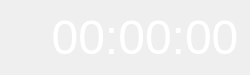
<?xml version="1.0" encoding="UTF-8"?>
<ui version="4.0">
 <class>ScreenTimerClass</class>
 <widget class="QMainWindow" name="ScreenTimerClass">
  <property name="geometry">
   <rect>
    <x>0</x>
    <y>0</y>
    <width>250</width>
    <height>75</height>
   </rect>
  </property>
  <property name="sizePolicy">
   <sizepolicy hsizetype="Fixed" vsizetype="Fixed">
    <horstretch>0</horstretch>
    <verstretch>0</verstretch>
   </sizepolicy>
  </property>
  <property name="minimumSize">
   <size>
    <width>250</width>
    <height>75</height>
   </size>
  </property>
  <property name="maximumSize">
   <size>
    <width>250</width>
    <height>75</height>
   </size>
  </property>
  <property name="windowTitle">
   <string/>
  </property>
  <widget class="QWidget" name="centralWidget">
   <property name="sizePolicy">
    <sizepolicy hsizetype="Fixed" vsizetype="Fixed">
     <horstretch>0</horstretch>
     <verstretch>0</verstretch>
    </sizepolicy>
   </property>
   <property name="minimumSize">
    <size>
     <width>250</width>
     <height>75</height>
    </size>
   </property>
   <property name="maximumSize">
    <size>
     <width>250</width>
     <height>75</height>
    </size>
   </property>
   <layout class="QHBoxLayout" name="horizontalLayout">
    <property name="spacing">
     <number>0</number>
    </property>
    <property name="leftMargin">
     <number>0</number>
    </property>
    <property name="topMargin">
     <number>0</number>
    </property>
    <property name="rightMargin">
     <number>0</number>
    </property>
    <property name="bottomMargin">
     <number>0</number>
    </property>
    <item>
     <layout class="QVBoxLayout" name="verticalLayout_2">
      <property name="spacing">
       <number>0</number>
      </property>
      <property name="sizeConstraint">
       <enum>QLayout::SetNoConstraint</enum>
      </property>
      <item alignment="Qt::AlignHCenter">
       <widget class="QPushButton" name="xBtn">
        <property name="sizePolicy">
         <sizepolicy hsizetype="Fixed" vsizetype="Fixed">
          <horstretch>0</horstretch>
          <verstretch>0</verstretch>
         </sizepolicy>
        </property>
        <property name="minimumSize">
         <size>
          <width>25</width>
          <height>25</height>
         </size>
        </property>
        <property name="maximumSize">
         <size>
          <width>25</width>
          <height>25</height>
         </size>
        </property>
        <property name="styleSheet">
         <string notr="true">QPushButton#xBtn{
border: none;
}
QPushButton:hover:pressed#xBtn{
border-width: 2px;
border-color: rgba(255,0,0,125);
border-style: solid;
border-radius: 10px;
background-color: rgba(255,0,0,125);
}
QPushButton:hover:!pressed#xBtn{
border-width: 1px;
border-color: rgba(255,0,0,75);
border-style: solid;
border-radius: 10px;
background-color: rgba(255,0,0,75);
}</string>
        </property>
        <property name="text">
         <string/>
        </property>
       </widget>
      </item>
      <item alignment="Qt::AlignHCenter">
       <widget class="QPushButton" name="sBtn">
        <property name="sizePolicy">
         <sizepolicy hsizetype="Fixed" vsizetype="Fixed">
          <horstretch>0</horstretch>
          <verstretch>0</verstretch>
         </sizepolicy>
        </property>
        <property name="minimumSize">
         <size>
          <width>25</width>
          <height>25</height>
         </size>
        </property>
        <property name="maximumSize">
         <size>
          <width>25</width>
          <height>25</height>
         </size>
        </property>
        <property name="styleSheet">
         <string notr="true">QPushButton#sBtn{
border:none
}
QPushButton:hover:pressed#sBtn{
border-width: 2px;
border-color: rgba(0,255,0,125);
border-style: solid;
border-radius: 10px;
background-color: rgba(0,255,0,125);
}
QPushButton:hover:!pressed#sBtn{
border-width: 1px;
border-color: rgba(0,255,0,75);
border-style: solid;
border-radius: 10px;
background-color: rgba(0,255,0,75);
}</string>
        </property>
        <property name="text">
         <string/>
        </property>
       </widget>
      </item>
      <item alignment="Qt::AlignHCenter">
       <widget class="QPushButton" name="rBtn">
        <property name="sizePolicy">
         <sizepolicy hsizetype="Fixed" vsizetype="Fixed">
          <horstretch>0</horstretch>
          <verstretch>0</verstretch>
         </sizepolicy>
        </property>
        <property name="minimumSize">
         <size>
          <width>25</width>
          <height>25</height>
         </size>
        </property>
        <property name="maximumSize">
         <size>
          <width>25</width>
          <height>25</height>
         </size>
        </property>
        <property name="styleSheet">
         <string notr="true">QPushButton#rBtn{
border:none;
}
QPushButton:hover:pressed#rBtn{
border-width: 2px;
border-color: rgba(0,0,255,125);
border-style: solid;
border-radius: 10px;
background-color: rgba(0,0,255,125);
}
QPushButton:hover:!pressed#rBtn{
border-width: 1px;
border-color:  rgba(0,0,255,75);
border-style: solid;
border-radius: 10px;
background-color: rgba(0,0,255,75);
}</string>
        </property>
        <property name="text">
         <string/>
        </property>
       </widget>
      </item>
     </layout>
    </item>
    <item>
     <widget class="QStackedWidget" name="stackedWidget">
      <property name="sizePolicy">
       <sizepolicy hsizetype="Fixed" vsizetype="Fixed">
        <horstretch>0</horstretch>
        <verstretch>0</verstretch>
       </sizepolicy>
      </property>
      <property name="minimumSize">
       <size>
        <width>210</width>
        <height>75</height>
       </size>
      </property>
      <property name="maximumSize">
       <size>
        <width>210</width>
        <height>75</height>
       </size>
      </property>
      <property name="currentIndex">
       <number>0</number>
      </property>
      <widget class="QWidget" name="page">
       <property name="sizePolicy">
        <sizepolicy hsizetype="Fixed" vsizetype="Fixed">
         <horstretch>0</horstretch>
         <verstretch>0</verstretch>
        </sizepolicy>
       </property>
       <property name="minimumSize">
        <size>
         <width>210</width>
         <height>75</height>
        </size>
       </property>
       <property name="maximumSize">
        <size>
         <width>210</width>
         <height>75</height>
        </size>
       </property>
       <layout class="QHBoxLayout" name="horizontalLayout_2">
        <property name="spacing">
         <number>0</number>
        </property>
        <property name="leftMargin">
         <number>0</number>
        </property>
        <property name="topMargin">
         <number>0</number>
        </property>
        <property name="rightMargin">
         <number>0</number>
        </property>
        <property name="bottomMargin">
         <number>0</number>
        </property>
        <item>
         <widget class="QLabel" name="label">
          <property name="sizePolicy">
           <sizepolicy hsizetype="Fixed" vsizetype="Fixed">
            <horstretch>0</horstretch>
            <verstretch>0</verstretch>
           </sizepolicy>
          </property>
          <property name="minimumSize">
           <size>
            <width>210</width>
            <height>75</height>
           </size>
          </property>
          <property name="maximumSize">
           <size>
            <width>210</width>
            <height>75</height>
           </size>
          </property>
          <property name="text">
           <string>&lt;html&gt;&lt;head/&gt;&lt;body&gt;&lt;p&gt;&lt;span style=&quot; font-size:36pt; color:#ffffff;&quot;&gt;00:00:00&lt;/span&gt;&lt;/p&gt;&lt;/body&gt;&lt;/html&gt;</string>
          </property>
          <property name="alignment">
           <set>Qt::AlignCenter</set>
          </property>
         </widget>
        </item>
       </layout>
      </widget>
      <widget class="QWidget" name="page_2">
       <property name="sizePolicy">
        <sizepolicy hsizetype="Fixed" vsizetype="Fixed">
         <horstretch>0</horstretch>
         <verstretch>0</verstretch>
        </sizepolicy>
       </property>
       <property name="minimumSize">
        <size>
         <width>210</width>
         <height>75</height>
        </size>
       </property>
       <property name="maximumSize">
        <size>
         <width>210</width>
         <height>75</height>
        </size>
       </property>
       <layout class="QHBoxLayout" name="horizontalLayout_3">
        <property name="spacing">
         <number>0</number>
        </property>
        <property name="leftMargin">
         <number>0</number>
        </property>
        <property name="topMargin">
         <number>0</number>
        </property>
        <property name="rightMargin">
         <number>0</number>
        </property>
        <property name="bottomMargin">
         <number>0</number>
        </property>
        <item>
         <widget class="QLabel" name="Hlabel1">
          <property name="sizePolicy">
           <sizepolicy hsizetype="Fixed" vsizetype="Fixed">
            <horstretch>0</horstretch>
            <verstretch>0</verstretch>
           </sizepolicy>
          </property>
          <property name="minimumSize">
           <size>
            <width>30</width>
            <height>75</height>
           </size>
          </property>
          <property name="maximumSize">
           <size>
            <width>30</width>
            <height>75</height>
           </size>
          </property>
          <property name="text">
           <string>&lt;html&gt;&lt;head/&gt;&lt;body&gt;&lt;p&gt;&lt;span style=&quot; font-size:36pt; color:#ffffff;&quot;&gt;0&lt;/span&gt;&lt;/p&gt;&lt;/body&gt;&lt;/html&gt;</string>
          </property>
          <property name="alignment">
           <set>Qt::AlignCenter</set>
          </property>
         </widget>
        </item>
        <item>
         <widget class="QLabel" name="Hlabel2">
          <property name="sizePolicy">
           <sizepolicy hsizetype="Fixed" vsizetype="Fixed">
            <horstretch>0</horstretch>
            <verstretch>0</verstretch>
           </sizepolicy>
          </property>
          <property name="minimumSize">
           <size>
            <width>30</width>
            <height>75</height>
           </size>
          </property>
          <property name="maximumSize">
           <size>
            <width>30</width>
            <height>75</height>
           </size>
          </property>
          <property name="text">
           <string>&lt;html&gt;&lt;head/&gt;&lt;body&gt;&lt;p&gt;&lt;span style=&quot; font-size:36pt; color:#ffffff;&quot;&gt;0&lt;/span&gt;&lt;/p&gt;&lt;/body&gt;&lt;/html&gt;</string>
          </property>
          <property name="alignment">
           <set>Qt::AlignCenter</set>
          </property>
         </widget>
        </item>
        <item>
         <widget class="QLabel" name="label_7">
          <property name="sizePolicy">
           <sizepolicy hsizetype="Fixed" vsizetype="Fixed">
            <horstretch>0</horstretch>
            <verstretch>0</verstretch>
           </sizepolicy>
          </property>
          <property name="minimumSize">
           <size>
            <width>10</width>
            <height>75</height>
           </size>
          </property>
          <property name="maximumSize">
           <size>
            <width>10</width>
            <height>75</height>
           </size>
          </property>
          <property name="text">
           <string>&lt;html&gt;&lt;head/&gt;&lt;body&gt;&lt;p&gt;&lt;span style=&quot; font-size:36pt; color:#ffffff;&quot;&gt;:&lt;/span&gt;&lt;/p&gt;&lt;/body&gt;&lt;/html&gt;</string>
          </property>
          <property name="alignment">
           <set>Qt::AlignCenter</set>
          </property>
         </widget>
        </item>
        <item>
         <widget class="QLabel" name="Mlabel1">
          <property name="sizePolicy">
           <sizepolicy hsizetype="Fixed" vsizetype="Fixed">
            <horstretch>0</horstretch>
            <verstretch>0</verstretch>
           </sizepolicy>
          </property>
          <property name="minimumSize">
           <size>
            <width>30</width>
            <height>75</height>
           </size>
          </property>
          <property name="maximumSize">
           <size>
            <width>30</width>
            <height>75</height>
           </size>
          </property>
          <property name="text">
           <string>&lt;html&gt;&lt;head/&gt;&lt;body&gt;&lt;p&gt;&lt;span style=&quot; font-size:36pt; color:#ffffff;&quot;&gt;0&lt;/span&gt;&lt;/p&gt;&lt;/body&gt;&lt;/html&gt;</string>
          </property>
          <property name="alignment">
           <set>Qt::AlignCenter</set>
          </property>
         </widget>
        </item>
        <item>
         <widget class="QLabel" name="Mlabel2">
          <property name="sizePolicy">
           <sizepolicy hsizetype="Fixed" vsizetype="Fixed">
            <horstretch>0</horstretch>
            <verstretch>0</verstretch>
           </sizepolicy>
          </property>
          <property name="minimumSize">
           <size>
            <width>30</width>
            <height>75</height>
           </size>
          </property>
          <property name="maximumSize">
           <size>
            <width>30</width>
            <height>75</height>
           </size>
          </property>
          <property name="text">
           <string>&lt;html&gt;&lt;head/&gt;&lt;body&gt;&lt;p&gt;&lt;span style=&quot; font-size:36pt; color:#ffffff;&quot;&gt;0&lt;/span&gt;&lt;/p&gt;&lt;/body&gt;&lt;/html&gt;</string>
          </property>
          <property name="alignment">
           <set>Qt::AlignCenter</set>
          </property>
         </widget>
        </item>
        <item>
         <widget class="QLabel" name="label_3">
          <property name="sizePolicy">
           <sizepolicy hsizetype="Fixed" vsizetype="Fixed">
            <horstretch>0</horstretch>
            <verstretch>0</verstretch>
           </sizepolicy>
          </property>
          <property name="minimumSize">
           <size>
            <width>10</width>
            <height>75</height>
           </size>
          </property>
          <property name="maximumSize">
           <size>
            <width>10</width>
            <height>75</height>
           </size>
          </property>
          <property name="text">
           <string>&lt;html&gt;&lt;head/&gt;&lt;body&gt;&lt;p&gt;&lt;span style=&quot; font-size:36pt; color:#ffffff;&quot;&gt;:&lt;/span&gt;&lt;/p&gt;&lt;/body&gt;&lt;/html&gt;</string>
          </property>
          <property name="alignment">
           <set>Qt::AlignCenter</set>
          </property>
         </widget>
        </item>
        <item>
         <widget class="QLabel" name="Slabel1">
          <property name="sizePolicy">
           <sizepolicy hsizetype="Fixed" vsizetype="Fixed">
            <horstretch>0</horstretch>
            <verstretch>0</verstretch>
           </sizepolicy>
          </property>
          <property name="minimumSize">
           <size>
            <width>30</width>
            <height>75</height>
           </size>
          </property>
          <property name="maximumSize">
           <size>
            <width>30</width>
            <height>75</height>
           </size>
          </property>
          <property name="text">
           <string>&lt;html&gt;&lt;head/&gt;&lt;body&gt;&lt;p&gt;&lt;span style=&quot; font-size:36pt; color:#ffffff;&quot;&gt;0&lt;/span&gt;&lt;/p&gt;&lt;/body&gt;&lt;/html&gt;</string>
          </property>
          <property name="alignment">
           <set>Qt::AlignCenter</set>
          </property>
         </widget>
        </item>
        <item>
         <widget class="QLabel" name="Slabel2">
          <property name="sizePolicy">
           <sizepolicy hsizetype="Fixed" vsizetype="Fixed">
            <horstretch>0</horstretch>
            <verstretch>0</verstretch>
           </sizepolicy>
          </property>
          <property name="minimumSize">
           <size>
            <width>30</width>
            <height>75</height>
           </size>
          </property>
          <property name="maximumSize">
           <size>
            <width>30</width>
            <height>75</height>
           </size>
          </property>
          <property name="text">
           <string>&lt;html&gt;&lt;head/&gt;&lt;body&gt;&lt;p&gt;&lt;span style=&quot; font-size:36pt; color:#ffffff;&quot;&gt;0&lt;/span&gt;&lt;/p&gt;&lt;/body&gt;&lt;/html&gt;</string>
          </property>
          <property name="alignment">
           <set>Qt::AlignCenter</set>
          </property>
         </widget>
        </item>
       </layout>
      </widget>
     </widget>
    </item>
   </layout>
  </widget>
 </widget>
 <layoutdefault spacing="6" margin="11"/>
 <resources>
  <include location="ScreenTimer.qrc"/>
 </resources>
 <connections/>
</ui>
